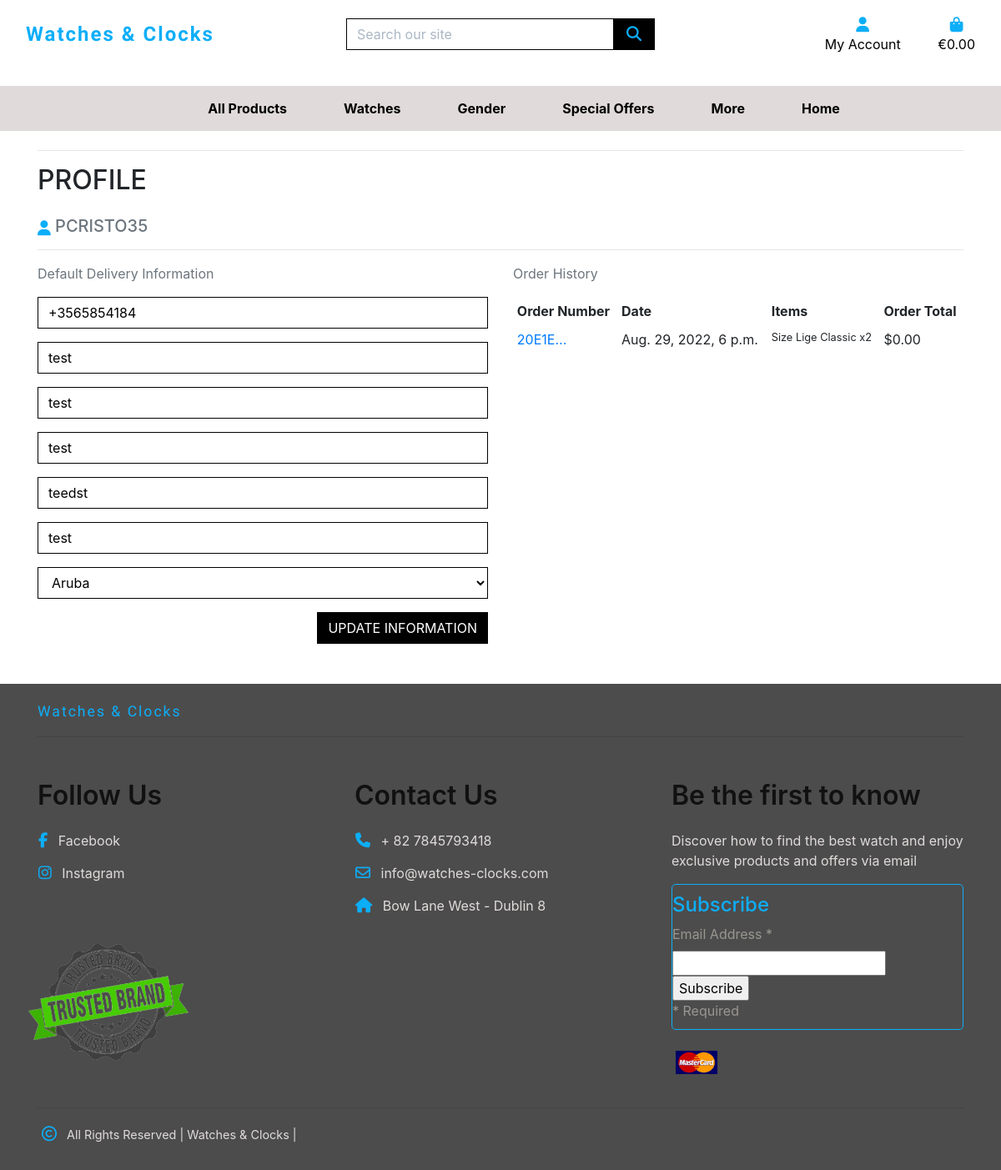
/profile/ (signed in), run on an earlier commit of the app's database.
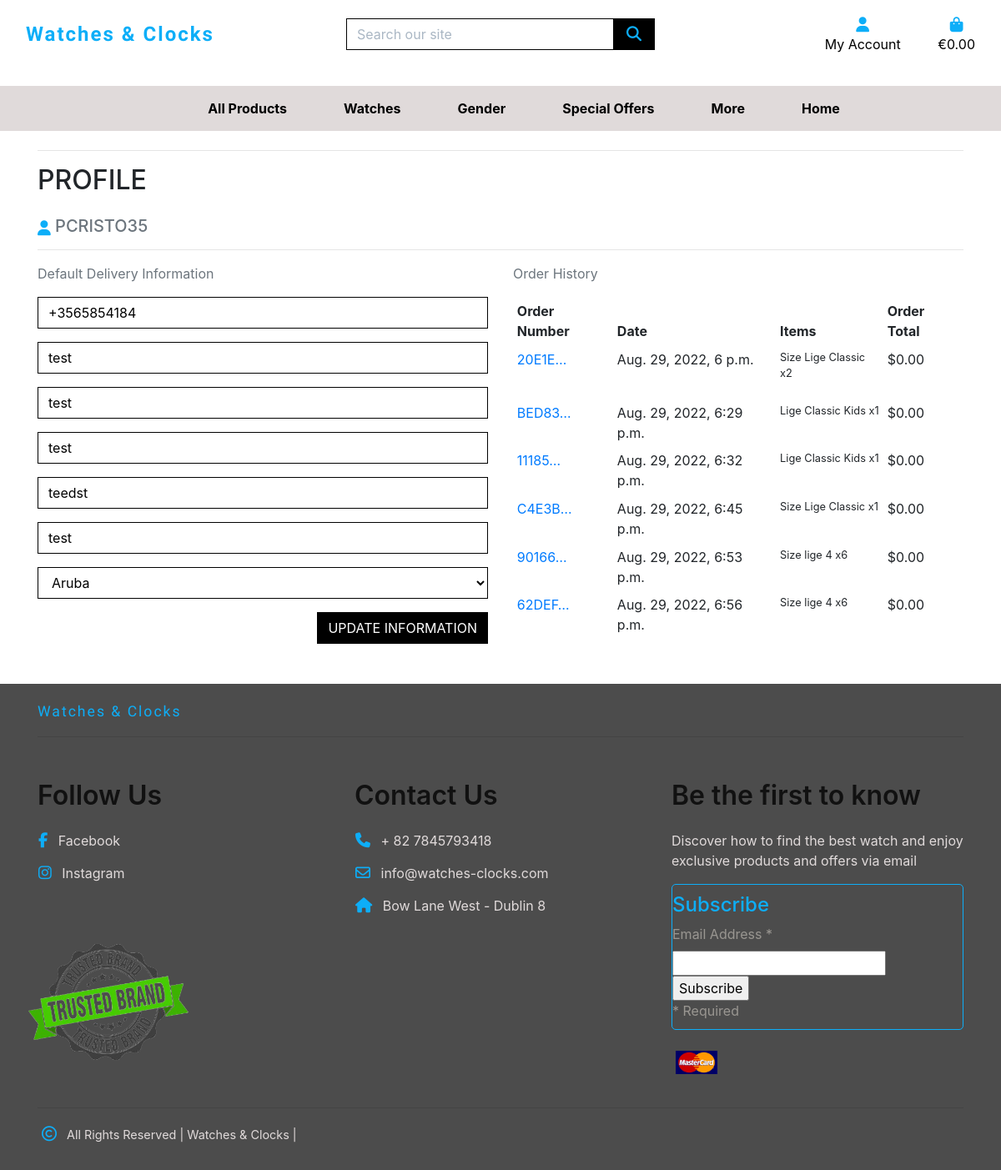
And on a later commit of the database.
### profiles/models.py (models this page shows, shortened)
class UserProfile(models.Model):
    user = models.OneToOneField(User, on_delete=models.CASCADE)
    default_phone_number = models.CharField(max_length=20, null=True, blank=True)
    default_street_address1 = models.CharField(max_length=80, null=True, blank=True)
    default_street_address2 = models.CharField(max_length=80, null=True, blank=True)
    default_town_or_city = models.CharField(max_length=40, null=True, blank=True)
    default_county = models.CharField(max_length=80, null=True, blank=True)
    default_postcode = models.CharField(max_length=20, null=True, blank=True)
    default_country = CountryField(blank_label='Country', null=True, blank=True)

### checkout/models.py (models this page shows, shortened)
class Order(models.Model):
    order_number = models.CharField(max_length=32, null=False, editable=False)
    user_profile = models.ForeignKey(UserProfile, on_delete=models.SET_NULL,
                                     null=True, blank=True, related_name='orders')
    full_name = models.CharField(max_length=50, null=False, blank=False)
    email = models.EmailField(max_length=254, null=False, blank=False)
    phone_number = models.CharField(max_length=20, null=False, blank=False)
    country = CountryField(blank_label='Country *', null=False, blank=False)
    postcode = models.CharField(max_length=20, null=True, blank=True)
    town_or_city = models.CharField(max_length=40, null=False, blank=False)
    street_address1 = models.CharField(max_length=80, null=False, blank=False)
    street_address2 = models.CharField(max_length=80, null=True, blank=True)
    county = models.CharField(max_length=80, null=True, blank=True)
    date = models.DateTimeField(auto_now_add=True)
    delivery_cost = models.DecimalField(max_digits=6, decimal_places=2, null=False, default=0)
    order_total = models.DecimalField(max_digits=10, decimal_places=2, null=False, default=0)
    grand_total = models.DecimalField(max_digits=10, decimal_places=2, null=False, default=0)
    original_bag = models.TextField(null=False, blank=False, default='')
    stripe_pid = models.CharField(max_length=254, null=False, blank=False, default='')

class OrderLineItem(models.Model):
    order = models.ForeignKey(Order, null=False, blank=False, on_delete=models.CASCADE, related_name='lineitems')
    product = models.ForeignKey(Product, null=False, blank=False, on_delete=models.CASCADE)
    product_size = models.CharField(max_length=2, null=True, blank=True) # XS, S, M, L, XL
    quantity = models.IntegerField(null=False, blank=False, default=0)
    lineitem_total = models.DecimalField(max_digits=6, decimal_places=2, null=False, blank=False, editable=False)

### products/models.py (models this page shows, shortened)
class Product(models.Model):
    category = models.ForeignKey(
        'Category', null=True, blank=True, on_delete=models.SET_NULL)
    gender_category = models.ForeignKey(
        'Gender_category', null=True, blank=True, on_delete=models.SET_NULL)
    sku = models.CharField(max_length=254, null=True, blank=True)
    name = models.CharField(max_length=254)
    description = models.TextField()
    watch_details = models.TextField()
    features = models.TextField()
    has_sizes = models.BooleanField(default=False, null=True, blank=True)
    old_price = models.DecimalField(default=0,
        max_digits=6, decimal_places=2)
    price = models.DecimalField(
        max_digits=6, decimal_places=2)
    rating = models.DecimalField(
        max_digits=6, decimal_places=2, null=True, blank=True)
    image_url = models.URLField(max_length=1024, null=True, blank=True)
    image = models.ImageField(upload_to='products_images/', null=True, blank=True)
    product_status = models.ForeignKey(
        'Product_status', null=True, blank=True, on_delete=models.SET_NULL)
    featured = models.BooleanField(default=False)
    promotion = models.BooleanField(default=False)
    comming_soon = models.BooleanField(default=False)

### profiles/views.py (the view)
# urls.py: path('', views.profile, name='profile'),
@login_required
def profile(request):
    profile = get_object_or_404(UserProfile, user=request.user)
    if request.method == 'POST':
        form = UserProfileForm(request.POST, instance=profile)
        if form.is_valid():
            form.save()
            messages.success(request, 'Profile updated successfully')
        else:
            messages.error(request, 'Update failed. Please ensure the form is valid.')
    else:
        form = UserProfileForm(instance=profile)
    orders = profile.orders.all()
    template = 'profiles/profile.html'
    context = {
        'form': form,
        'orders': orders,
        'on_profile_page': True
    }
    return render(request, template, context)

### profiles/templates/profiles/profile.html (shortened to what this page needs)
{% extends "base.html" %}
{% load static %}
{% block page_header %}
    <div class="container header-container">
    </div>
{% endblock %}
{% block content %}
<div class="overlay"></div>
    <div class="container">
        <div class="row">
            <div class="col">
                <hr>
                <h2 class="text-uppercase mb-4">Profile</h2>
                <h5 class="text-uppercase text-muted"> {{ user }}</h5>
                <hr>
            </div>
        </div>
        <div class="row">
            <div class="col-12 col-lg-6">
                <p class="text-muted">Default Delivery Information</p>
                <form class="mt-3" action="{% url 'profile' %}" method="POST" id="profile-update-form">
                    {{ form|crispy }}
                    <button class="btn btn-black rounded-0 text-uppercase float-right">Update Information</button>
                </form>
            </div>
            <div class="col-12 col-lg-6">
                <p class="text-muted">Order History</p>
                <div class="order-history table-responsive">
                    <table class="table table-sm table-borderless">
                        <thead>
                            <tr>
                                <th>Order Number</th>
                                <th>Date</th>
                                <th>Items</th>
                                <th>Order Total</th>
                            </tr>
                        </thead>
                        <tbody>
                            {% for order in orders %}
                                <tr>
                                    <td>
                                        <a href="{% url 'order_history' order.order_number %}"
                                        title="{{ order.order_number }}">
                                            {{ order.order_number|truncatechars:6 }}
                                        </a>
                                    </td>
                                    <td>{{ order.date }}</td>
                                    <td>
                                        <ul class="list-unstyled">
                                            {% for item in order.lineitems.all %}
                                                <li class="small">
                                                    {% if item.product.has_sizes %}
                                                        Size {{ item.product.size|upper }}
                                                    {% endif %}{{ item.product.name }} x{{ item.quantity }}
                                                </li>
                                            {% endfor %}
                                        </ul>
                                    </td>
                                    <td>${{ order.grand_total }}</td>
                                </tr>
                            {% endfor %}
                        </tbody>
                    </table>
                </div>
            </div>
        </div>
    </div>
    {% endblock %}

What changed in the data, as far as the page shows it:
added Order: order_number "BED83…", date "Aug. 29, 2022, 6:29 p.m.", grand_total "0.00"
added OrderLineItem: product.name "Lige Classic Kids", quantity "1", shown under "BED83…"
added Order: order_number "11185…", date "Aug. 29, 2022, 6:32 p.m.", grand_total "0.00"
added OrderLineItem: product.name "Lige Classic Kids", quantity "1", shown under "11185…"
added Order: order_number "C4E3B…", date "Aug. 29, 2022, 6:45 p.m.", grand_total "0.00"
added OrderLineItem: product.name "Lige Classic", quantity "1", shown under "C4E3B…"
added Order: order_number "90166…", date "Aug. 29, 2022, 6:53 p.m.", grand_total "0.00"
added OrderLineItem: product.name "lige 4", quantity "6", shown under "90166…"
added Order: order_number "62DEF…", date "Aug. 29, 2022, 6:56 p.m.", grand_total "0.00"
added OrderLineItem: product.name "lige 4", quantity "6", shown under "62DEF…"
